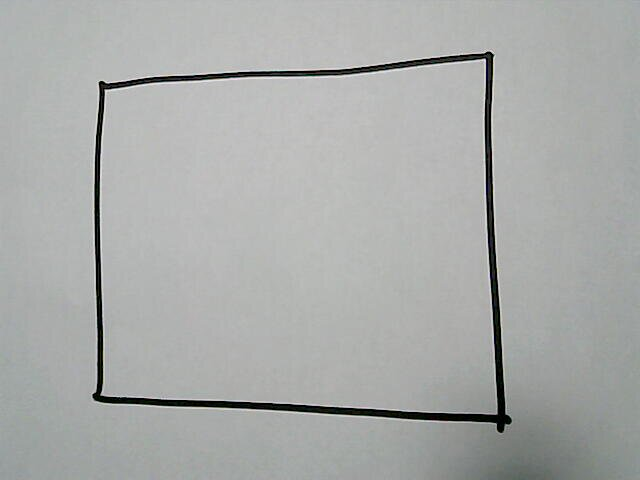
#> input picture Stills/shape-detection/patrat.jpg, 640 x 480 px
$ python edge.py   (Python 2 division)
#> lines starting #> are read from the running program, lines starting #| are printed output that depends on the picture; after the words box and inside, x2 and y2 are one past the last pixel; in counts of white or black regions, pixels touching at a corner belong together
import cv2
import numpy as np

def thresh_callback(thresh):
    edges = cv2.Canny(blur,thresh,thresh*2)
    drawing = np.zeros(img.shape,np.uint8)     # Image to draw the contours
    contours,hierarchy = cv2.findContours(edges,cv2.RETR_TREE,cv2.CHAIN_APPROX_SIMPLE)
    for cnt in contours:
        cv2.drawContours(drawing,[cnt],0,(255,255,255),3)
        cv2.CHAIN_APPROX_SIMPLE
        cv2.imshow('output',drawing)
    return drawing

img = cv2.imread('patrat.jpg')
#> img is the input picture: shape (480, 640, 3); mean B, G, R 169.6, 171.2, 169.2
gray = cv2.cvtColor(img,cv2.COLOR_BGR2GRAY)
blur = cv2.GaussianBlur(gray,(5,5),0)
thresh = 100
max_thresh = 255
drawing = thresh_callback(thresh)
#> in thresh_callback, `edges = cv2.Canny(blur,thresh,thresh*2)`:
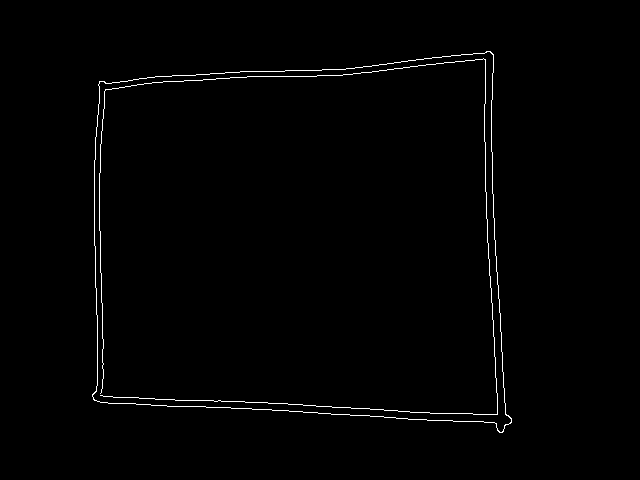
#> edges: shape (480, 640); 0.97% white in thin lines or dots, all inside (x1, y1, x2, y2) = (92, 51, 512, 433)
#> in thresh_callback, `contours,hierarchy = cv2.findContours(edges,cv2.RETR_TREE,cv2.CHAIN_AP..`: contours = 3 contours, 1 with area under 20; largest, box (x1, y1, x2, y2) and area: (92, 51, 512, 433) 137605, (92, 51, 512, 433) 137580
#> the loop in thresh_callback, `for cnt in contours:` made 3 passes
#> pass 1, in thresh_callback, `cv2.imshow('output',drawing)`:
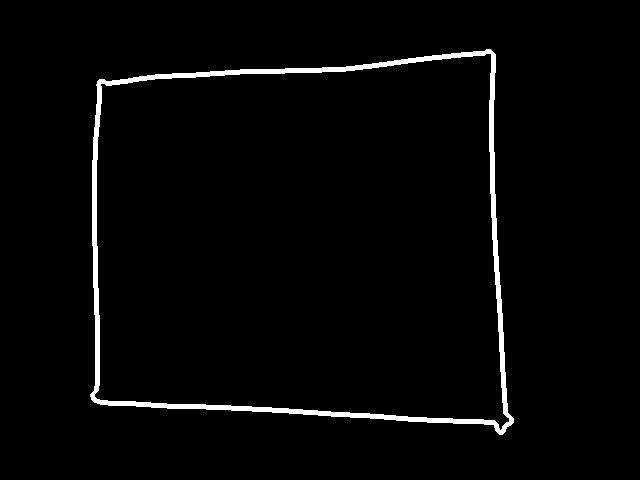
#> window 'output': shape (480, 640, 3); 2.5% white; 1 white region, box (x1, y1, x2, y2) and area: (90, 49, 514, 435) 7534
#> after the loop in thresh_callback, `for cnt in contours:`:
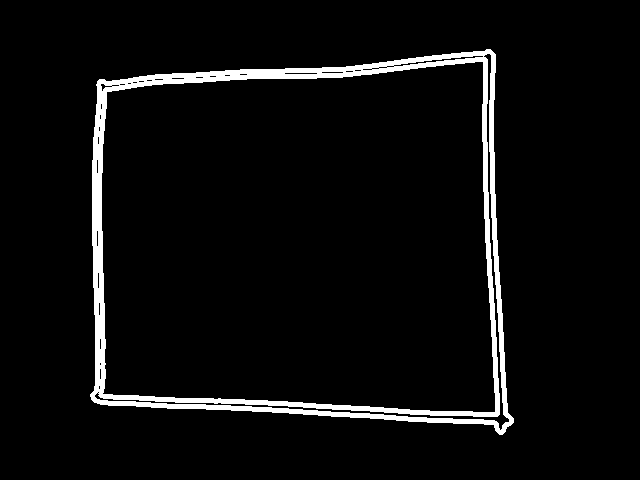
#> drawing: shape (480, 640, 3); 4.8% white; 1 white region, box (x1, y1, x2, y2) and area: (90, 49, 514, 435) 14733
cv2.imshow('im',drawing)
cv2.imwrite('corect.png',drawing)
print drawing
#> (printed output is left out)
if cv2.waitKey(0) == 27:
#> (key Esc is pressed here)
	cv2.destroyAllWindows()

$ run again, with Stills/shape-detection/cerc.jpg copied over Stills/shape-detection/patrat.jpg
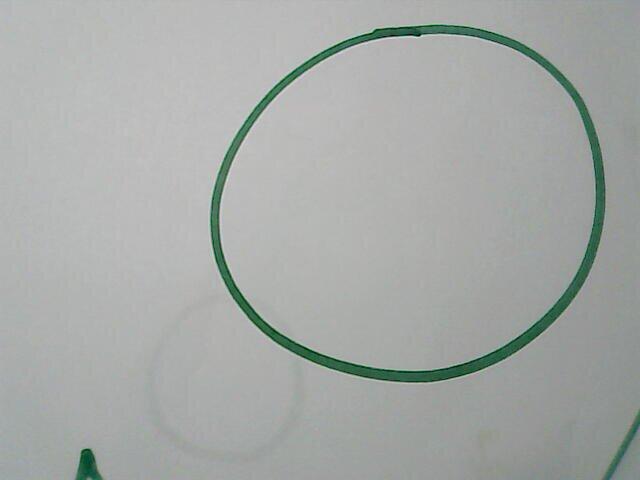
#> input picture Stills/shape-detection/cerc.jpg, 640 x 480 px
#> img is the input picture: shape (480, 640, 3); mean B, G, R 166.8, 169.7, 165.7
#> in thresh_callback, `edges = cv2.Canny(blur,thresh,thresh*2)`:
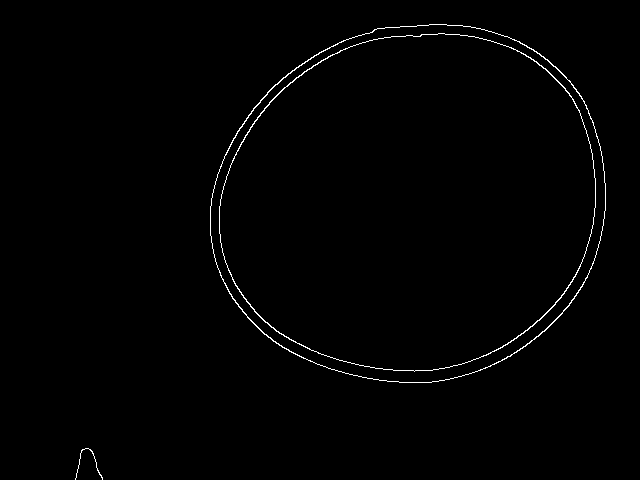
#> edges: shape (480, 640); 0.89% white in thin lines or dots, all inside (x1, y1, x2, y2) = (75, 24, 606, 480)
#> contours = 5 contours, 1 with area under 20; largest, box (x1, y1, x2, y2) and area: (210, 24, 606, 383) 111684, (210, 24, 606, 383) 111386, (219, 33, 596, 372) 100421, (219, 33, 596, 372) 100141
#> the loop in thresh_callback, `for cnt in contours:` made 5 passes
#> after the loop in thresh_callback, `for cnt in contours:`:
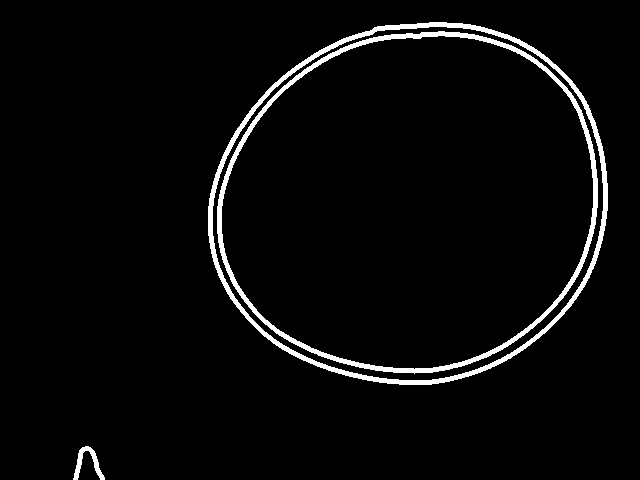
#> drawing: shape (480, 640, 3); 3.7% white; 3 white regions, box (x1, y1, x2, y2) and area: (208, 22, 608, 385) 5665, (217, 31, 598, 374) 5380, (73, 446, 105, 480) 350
#> (printed output is left out)

$ run again, with Stills/shape-detection/poze_mici.jpg copied over Stills/shape-detection/patrat.jpg
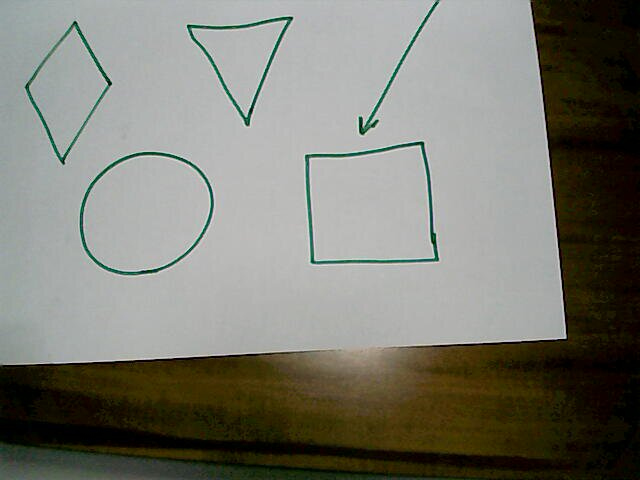
#> input picture Stills/shape-detection/poze_mici.jpg, 640 x 480 px
#> img is the input picture: shape (480, 640, 3); mean B, G, R 113.3, 122.6, 122.6
#> in thresh_callback, `edges = cv2.Canny(blur,thresh,thresh*2)`:
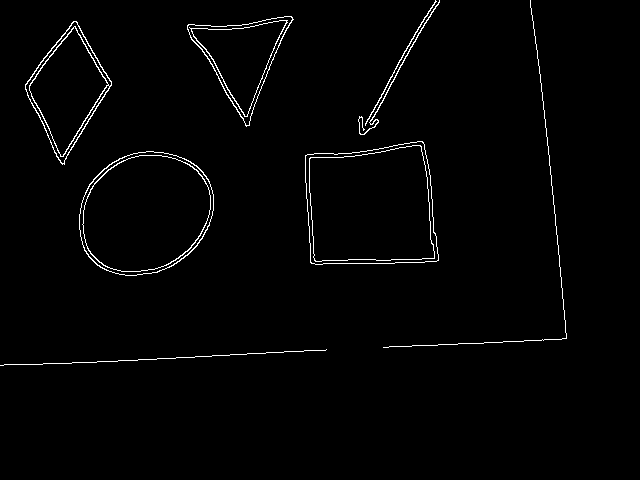
#> edges: shape (480, 640); 1.6% white in thin lines or dots, all inside (x1, y1, x2, y2) = (0, 0, 567, 366)
#> contours = 19 contours, 2 with area under 20; largest, box (x1, y1, x2, y2) and area: (305, 141, 439, 265) 14148, (305, 141, 439, 265) 14142, (79, 151, 214, 276) 13038, (79, 151, 214, 276) 12930, (309, 145, 435, 262) 12566
#> the loop in thresh_callback, `for cnt in contours:` made 19 passes
#> after the loop in thresh_callback, `for cnt in contours:`:
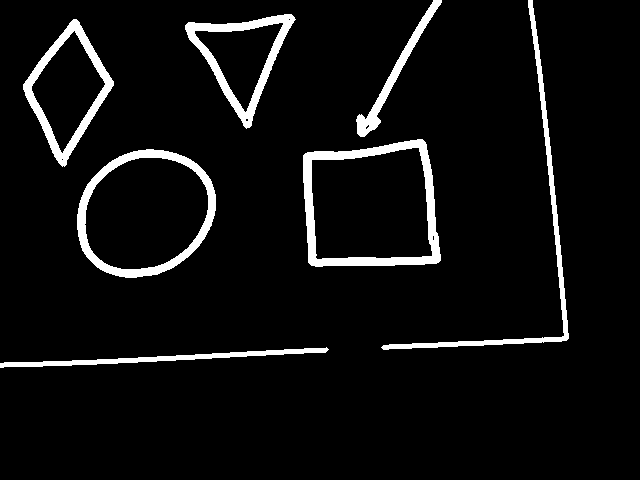
#> drawing: shape (480, 640, 3); 5.9% white; 7 white regions, largest, box (x1, y1, x2, y2) and area: (303, 139, 441, 267) 3867, (77, 149, 216, 278) 3209, (185, 14, 296, 129) 2636
#> (printed output is left out)
